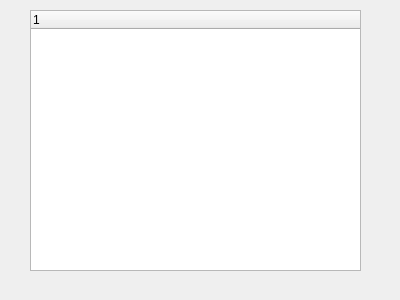
<?xml version="1.0" encoding="UTF-8"?>
<ui version="4.0">
 <class>Form</class>
 <widget class="QWidget" name="Form">
  <property name="geometry">
   <rect>
    <x>0</x>
    <y>0</y>
    <width>400</width>
    <height>300</height>
   </rect>
  </property>
  <property name="windowTitle">
   <string>Form</string>
  </property>
  <widget class="QTreeWidget" name="treeWidget">
   <property name="geometry">
    <rect>
     <x>30</x>
     <y>10</y>
     <width>331</width>
     <height>261</height>
    </rect>
   </property>
   <column>
    <property name="text">
     <string notr="true">1</string>
    </property>
   </column>
  </widget>
 </widget>
 <resources/>
 <connections/>
</ui>
